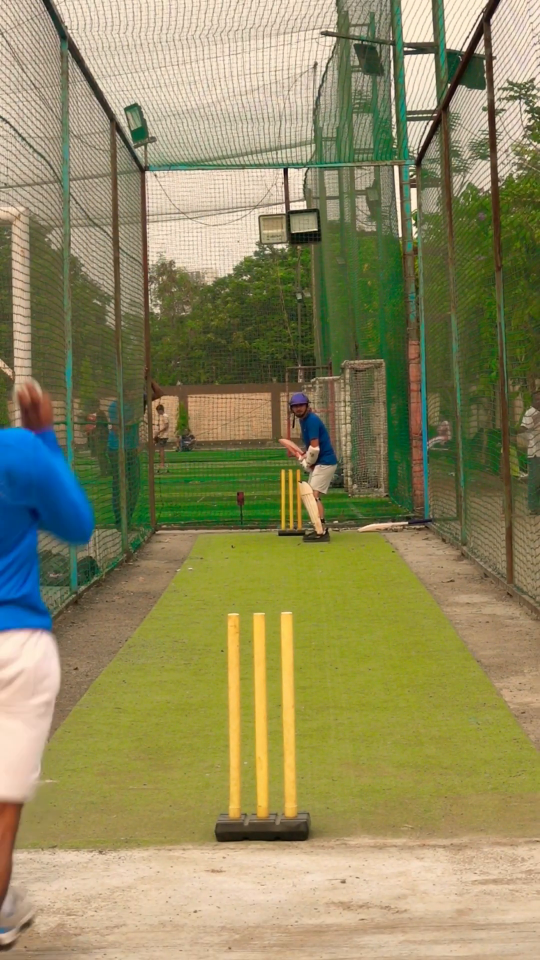
#> input picture frame 20 of test.mp4, 1080 x 1920 px, given in place of workingresult.mp4, which was not available (shown at 1/2 size)
$ python evidence_allframes.py
#> lines starting #> are read from the running program, lines starting #| are printed output that depends on the picture; after the words box and inside, x2 and y2 are one past the last pixel; in counts of white or black regions, pixels touching at a corner belong together; pictures that were not available may be replaced by others from this repository, and a replacement may not be noted
"""Tile EVERY frame of the approved workingresult.mp4 (what the user wants) and
of my test3_tracked.mp4 (what I produced), so the overlay behaviour can be
compared frame-by-frame."""
from pathlib import Path
import cv2
import numpy as np

ROOT = Path(__file__).resolve().parents[1]
OUT = ROOT / "dump/validation/test3"


def grid_all(video, label, ncol=6, scale=4):
#> called with label = 'WR', ncol = 6, scale = 4
    cap = cv2.VideoCapture(str(video))
    W = int(cap.get(cv2.CAP_PROP_FRAME_WIDTH))
    H = int(cap.get(cv2.CAP_PROP_FRAME_HEIGHT))
    cw, ch = W // scale, H // scale
    cells = []
    i = 0
    while True:
        ok, fr = cap.read()
#> fr is the input picture: shape (1920, 1080, 3); mean B, G, R 94.6, 137.1, 142.5
        if not ok:
            break
        c = cv2.resize(fr, (cw, ch))
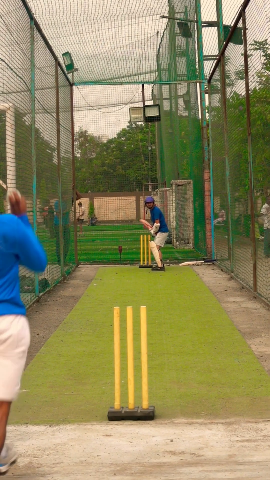
#> c: shape (480, 270, 3); mean B, G, R 94.7, 137.2, 142.6
        cv2.putText(c, f"{label}{i}", (6, 22), cv2.FONT_HERSHEY_SIMPLEX, 0.6, (0, 255, 255), 2)
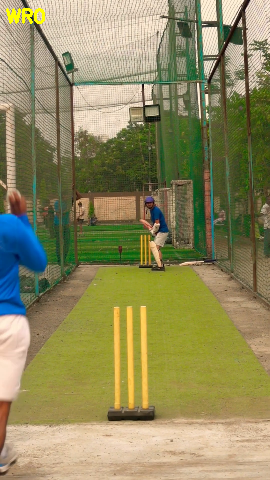
#> c: shape (480, 270, 3); 0.29% of pixels changed, all inside (x1, y1, x2, y2) = (6, 8, 45, 24)
        cells.append(c)
        i += 1
    cap.release()
    if not cells:
        return None, 0
    rows = []
    for k in range(0, len(cells), ncol):
        row = cells[k:k + ncol]
        while len(row) < ncol:
            row.append(np.zeros((ch, cw, 3), np.uint8))
        rows.append(np.hstack(row))
    return np.vstack(rows), len(cells)


wr, nwr = grid_all(ROOT / "workingresult.mp4", "WR")
if wr is not None:
    cv2.imwrite(str(OUT / "allframes_working.png"), wr)
    print(f"workingresult: {nwr} frames -> allframes_working.png {wr.shape}")

mine, nmine = grid_all(ROOT / "dump/validation/test3/test3_tracked.mp4", "ME")
if mine is not None:
    cv2.imwrite(str(OUT / "allframes_mine.png"), mine)
    print(f"mine: {nmine} frames -> allframes_mine.png {mine.shape}")

$ run again, starting later in the video
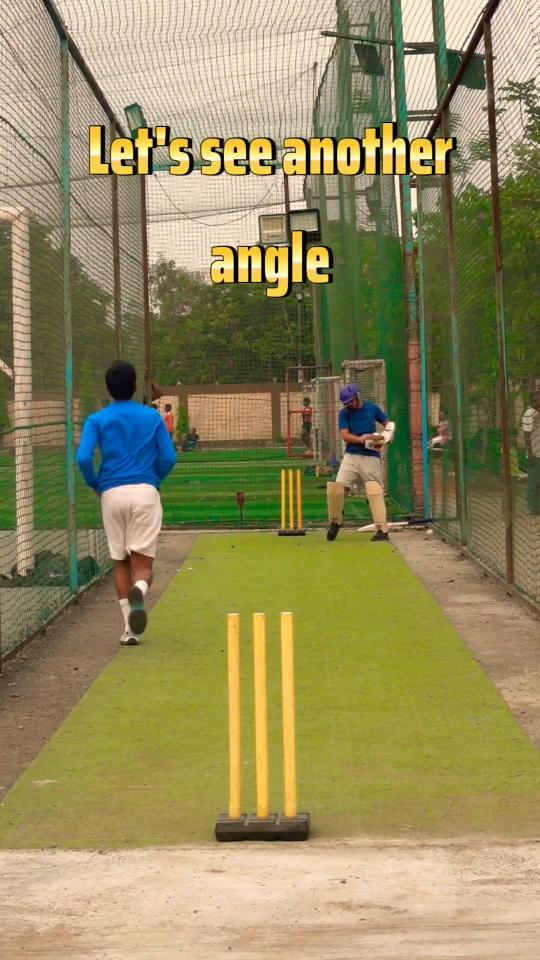
#> input picture frame 94 of test.mp4, 1080 x 1920 px, given in place of workingresult.mp4, which was not available (shown at 1/2 size)
#> in grid_all, fr is the input picture: shape (1920, 1080, 3); mean B, G, R 92.9, 138.5, 146.5
#> the loop in grid_all, `for k in range(0, len(cells), ncol):` made 1 pass
#> after the loop in grid_all, `for k in range(0, len(cells), ncol):`: rows = 1 item
#> `wr, nwr = grid_all(ROOT / "workingresult.mp4", "WR")`:
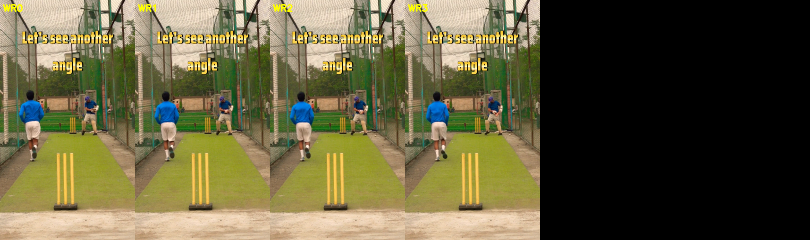
#> wr: shape (480, 1620, 3) (shown at 1/2 size); mean of channels 0, 1, 2 61.8, 92.6, 97.9; drawn as B, G, R
#> nwr = 4
#| workingresult: 4 frames -> allframes_working.png (480, 1620, 3)
#> in grid_all (call 2), `cv2.putText(c, f"{label}{i}", (6, 22), cv2.FONT_HERSHEY_SIMPLEX, 0.6, ..`:
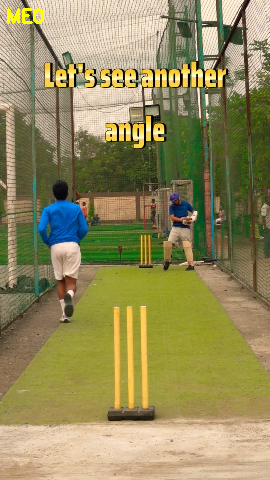
#> c: shape (480, 270, 3); mean B, G, R 92.6, 138.9, 146.8
#> the loop in grid_all (call 2), `for k in range(0, len(cells), ncol):` made 1 pass
#| mine: 4 frames -> allframes_mine.png (480, 1620, 3)
